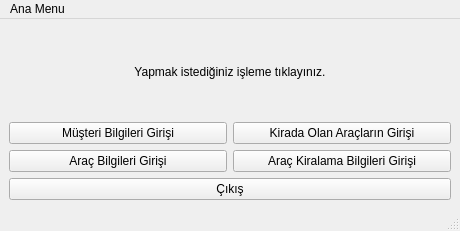
<?xml version="1.0" encoding="UTF-8"?>
<ui version="4.0">
 <class>anaPencere</class>
 <widget class="QMainWindow" name="anaPencere">
  <property name="geometry">
   <rect>
    <x>0</x>
    <y>0</y>
    <width>460</width>
    <height>231</height>
   </rect>
  </property>
  <property name="windowTitle">
   <string>anaPencere</string>
  </property>
  <widget class="QWidget" name="centralwidget">
   <layout class="QGridLayout" name="gridLayout_3">
    <item row="0" column="0">
     <layout class="QGridLayout" name="gridLayout_2">
      <item row="1" column="0">
       <layout class="QGridLayout" name="gridLayout">
        <item row="0" column="0">
         <widget class="QPushButton" name="musteriGirisButton">
          <property name="text">
           <string>Müşteri Bilgileri Girişi</string>
          </property>
         </widget>
        </item>
        <item row="1" column="0">
         <widget class="QPushButton" name="aracbilgiGirisButton">
          <property name="text">
           <string>Araç Bilgileri Girişi</string>
          </property>
         </widget>
        </item>
        <item row="1" column="1">
         <widget class="QPushButton" name="arackirabilgiButton">
          <property name="text">
           <string>Araç Kiralama Bilgileri Girişi</string>
          </property>
         </widget>
        </item>
        <item row="0" column="1">
         <widget class="QPushButton" name="araclistesiButton">
          <property name="text">
           <string>Kirada Olan Araçların Girişi</string>
          </property>
         </widget>
        </item>
       </layout>
      </item>
      <item row="0" column="0">
       <widget class="QLabel" name="bilgiLabel">
        <property name="enabled">
         <bool>true</bool>
        </property>
        <property name="text">
         <string>Yapmak istediğiniz işleme tıklayınız.</string>
        </property>
        <property name="alignment">
         <set>Qt::AlignmentFlag::AlignCenter</set>
        </property>
       </widget>
      </item>
      <item row="2" column="0">
       <widget class="QPushButton" name="cikisButton">
        <property name="text">
         <string>Çıkış</string>
        </property>
       </widget>
      </item>
     </layout>
    </item>
   </layout>
  </widget>
  <widget class="QMenuBar" name="menubar">
   <property name="geometry">
    <rect>
     <x>0</x>
     <y>0</y>
     <width>460</width>
     <height>21</height>
    </rect>
   </property>
   <widget class="QMenu" name="menuAna_Menu">
    <property name="title">
     <string>Ana Menu</string>
    </property>
   </widget>
   <addaction name="menuAna_Menu"/>
  </widget>
  <widget class="QStatusBar" name="statusbar"/>
 </widget>
 <resources/>
 <connections/>
</ui>
